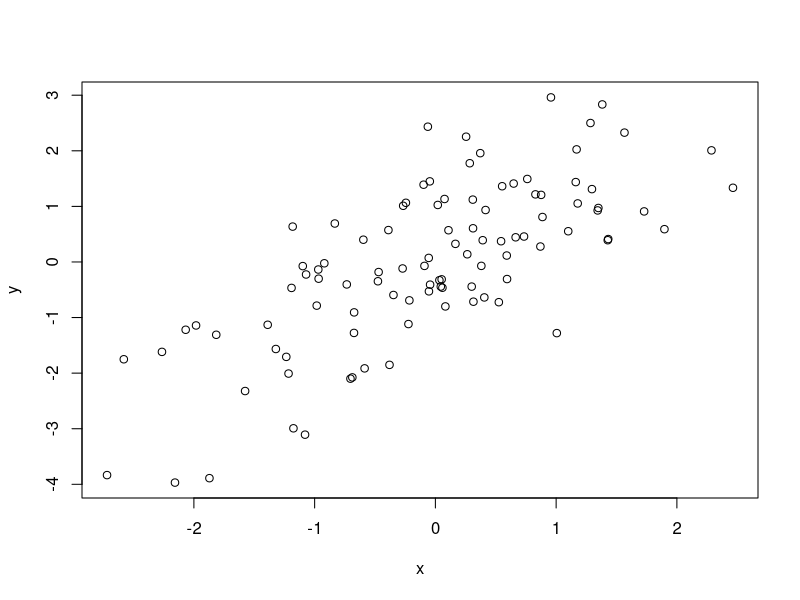
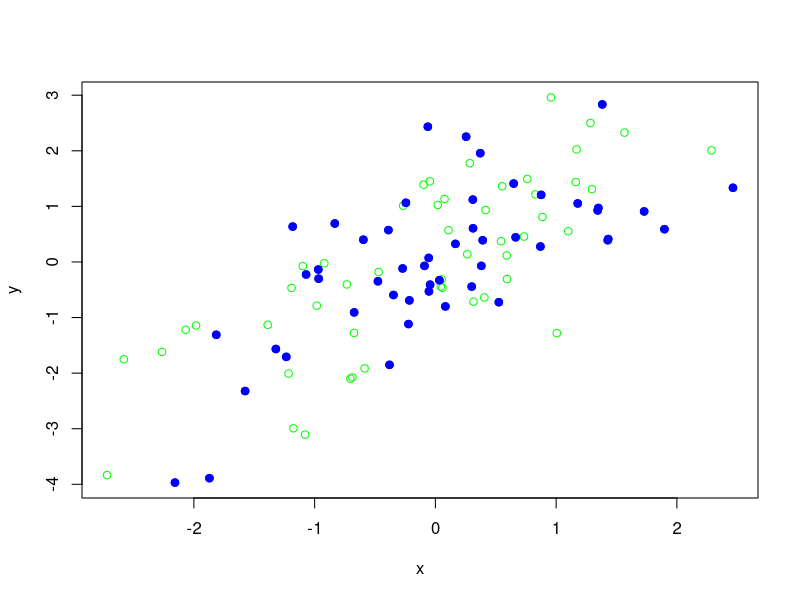

Write the R code that produced these figures, in order.
#week 1 of exploratory data analysis
#plot based on groups of male and female
par(mfrow = c(1,1))
x <- rnorm(100)
y <- x + rnorm(100)
g <- gl(2,50)
g <- gl(2,50, labels = c("Male","Female"))
# information purposes only. Begin
str(g)
# information purposes only. End
plot(x,y)
plot(x,y, type = "n")
points(x[g == "Male"], y[g == "Male"], col = "green")
points(x[g == "Female"], y[g == "Female"], col = "blue")
points(x[g == "Female"], y[g == "Female"], col = "blue", pch = 19)
